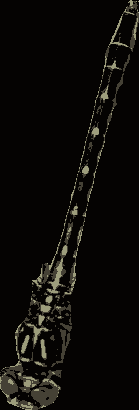
#> input picture experiments/odo_seg_analyzer/images/4155610_198_clust.png, 139 x 410 px, found by its file name
$ python align_species_segs2.py
#> lines starting #> are read from the running program, lines starting #| are printed output that depends on the picture; after the words box and inside, x2 and y2 are one past the last pixel; in counts of white or black regions, pixels touching at a corner belong together; long printed decimals are rounded
from PIL import Image
from PIL import ImageOps
import numpy as np
import cv2
import math

img1name = "4155610_198"
img2name = "56568289_564"
#img1name = "56568289_564"
show = True

# read images to align
img = cv2.imread("images/" + img1name + "_clust.png",cv2.IMREAD_GRAYSCALE)
#> img: shape (410, 139); min 3, max 153, mean 11.2
#img2 = cv2.imread("images/" + img2name + "_clust.png",cv2.IMREAD_GRAYSCALE)

#img = cv2.imread("input.png", cv2.IMREAD_GRAYSCALE)  # Read input image as grayscale.

threshed = cv2.threshold(img, 0, 255, cv2.THRESH_OTSU)[1]  # threshold (binarize) the image
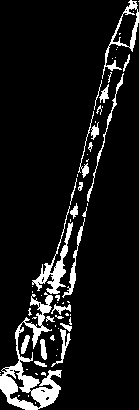
#> threshed: shape (410, 139); 9.3% white; 65 white regions (41 under 20 px), largest, box (x1, y1, x2, y2) and area: (0, 292, 62, 410) 2127, (32, 206, 73, 294) 780, (102, 0, 139, 79) 497

# Apply closing for connecting the lines
threshed = cv2.morphologyEx(threshed, cv2.MORPH_CLOSE, np.ones((1, 10)))
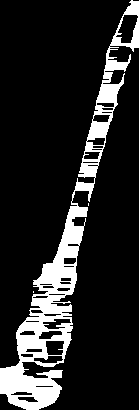
#> threshed: shape (410, 139); 15.1% white; 3 white regions (2 under 20 px)

# Find contours
contours = cv2.findContours(threshed, cv2.RETR_EXTERNAL, cv2.CHAIN_APPROX_NONE)[-2]  # [-2] indexing takes return value before last (due to OpenCV compatibility issues).
#> contours = 3 contours, 2 with area under 20; largest, box (x1, y1, x2, y2) and area: (0, 0, 139, 410) 9868

img2 = cv2.cvtColor(threshed, cv2.COLOR_GRAY2BGR)  # BGR image - used for drawing
#> img2: shape (410, 139, 3); 15.1% white; 3 white regions (2 under 20 px), largest, box (x1, y1, x2, y2) and area: (0, 0, 139, 410) 8598

angles = []  # List of line angles.

# Iterate the contours and fit a line for each contour
# Remark: consider ignoring small contours
for c in contours:
    vx, vy, cx, cy = cv2.fitLine(c, cv2.DIST_L2, 0, 0.01, 0.01) # Fit line
    w = img.shape[1]
    cv2.line(img2, (int(cx-vx*w), int(cy-vy*w)), (int(cx+vx*w), int(cy+vy*w)), (0, 255, 0))  # Draw the line for testing
    ang = (180/np.pi)*math.atan2(vy, vx) # Compute the angle of the line.
    angles.append(ang)
#> this loop made 3 passes
#> (c, vx, vy, cx, cy, ang) on passes 1 to 2: ([[33, 291], [33, 292]], [-4.37e-08], [1], [33], [291.5], 90), ([[88, 203], [88, 204], [88, 205], [88, 204]], [-4.37e-08], [1], [88], [204], 90)
#> (vx, vy, cx, cy, ang) on pass 3: ([0.255], [-0.967], [75.47], [217.1], -75.23)
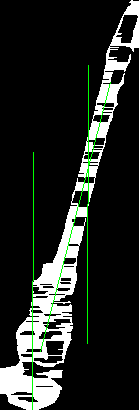
#> img2: shape (410, 139, 3); mean B, G, R 37.1, 40.7, 37.1
#> after the loop, angles = [90, 90, -75.23]

angles = np.array(angles)  # Convert angles to NumPy array.

# Remove outliers and
lo_val, up_val = np.percentile(angles, (40, 60))  # Get the value of lower and upper 40% of all angles (mean of only 10 angles)
#> lo_val = 56.95; up_val = 90
mean_ang = np.mean(angles[np.where((angles >= lo_val) & (angles <= up_val))])
#> mean_ang = 90

print(f'mean_ang = {mean_ang}')  # -0.2424
#| mean_ang = 90.000

M = cv2.getRotationMatrix2D((img.shape[1]//2, img.shape[0]//2), mean_ang, 1)  # Get transformation matrix - for rotating by mean_ang
#> M = [[-4.37e-08, 1, -136], [-1, -4.37e-08, 274]]

img = cv2.warpAffine(img, M, (img.shape[1], img.shape[0]), cv2.INTER_CUBIC) # Rotate the image
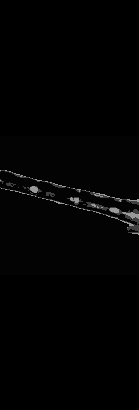
#> img: shape (410, 139); min 0, max 153, mean 2.8

# Display results
cv2.imshow('img2', img2)
cv2.imshow('img', img)
cv2.waitKey()
cv2.destroyAllWindows()
